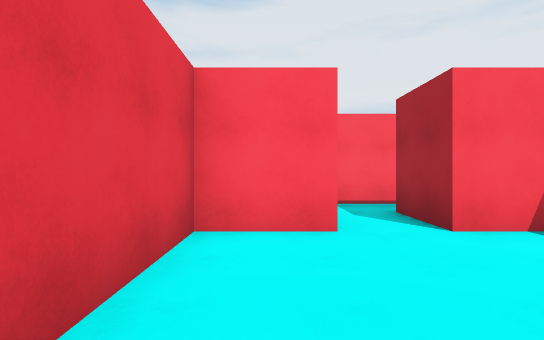
view 1 (above)

24 first-person views from a walk through a Unity game level. The camera is 1.5 m above the floor, looks level and sees 80° across. The floor is counted in squares, 2 m on a side. Each view is taken from the middle of a square. On the plan, view 1 faces up. The plan holds only what a view shows up to about 11 squares ahead; the rest is blank. The place goes on beyond the plan. The player character is not drawn. Some animated figures are left out. Surface patterns are stand-ins for the level's own textures.

view 2
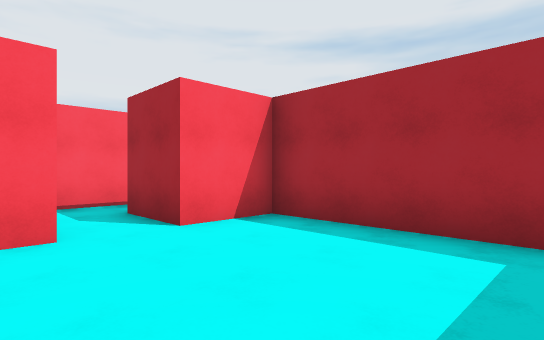

view 3
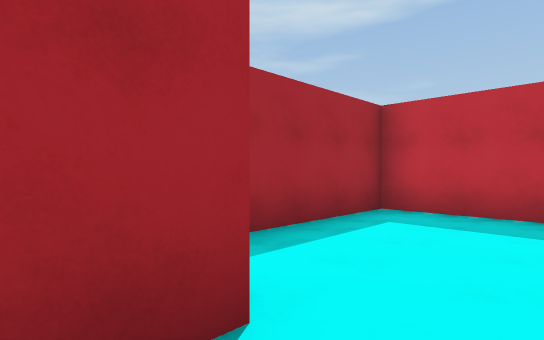

view 4
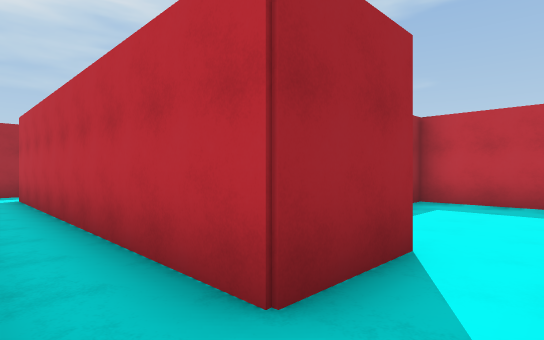

view 5
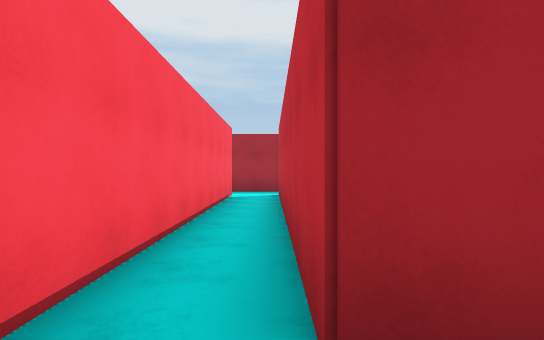

view 6
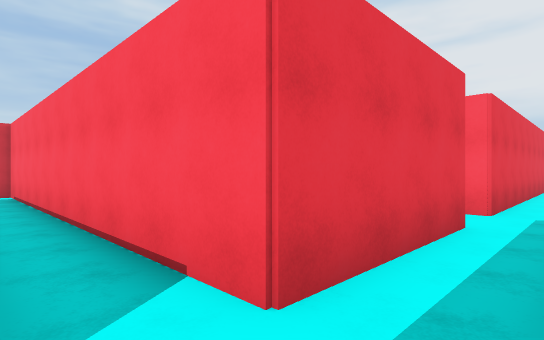

view 7
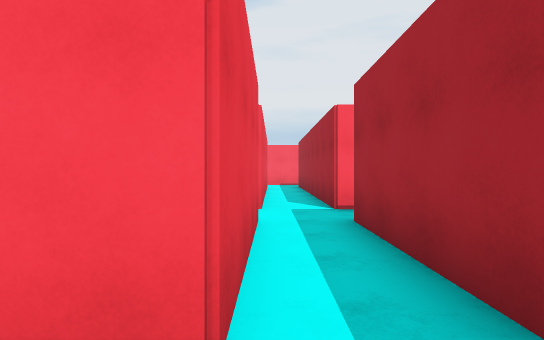

view 8
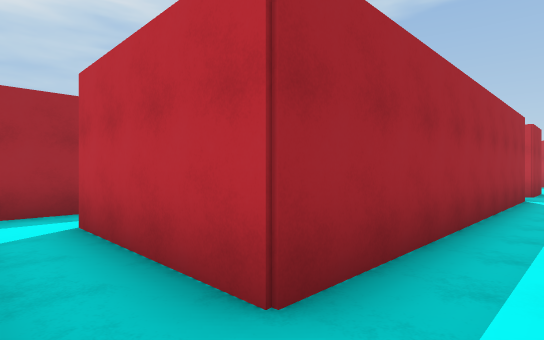

view 9
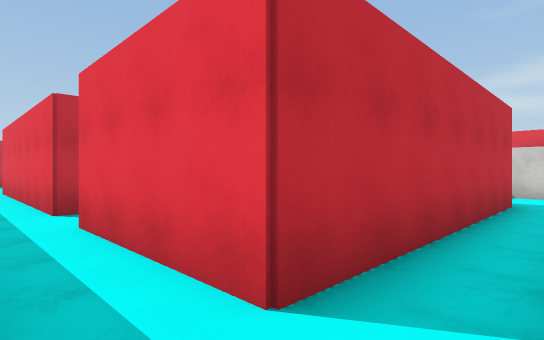

view 10
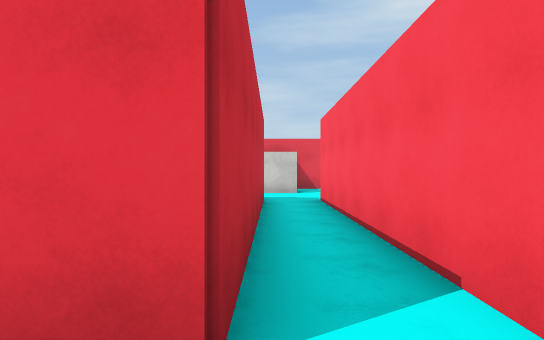

view 11
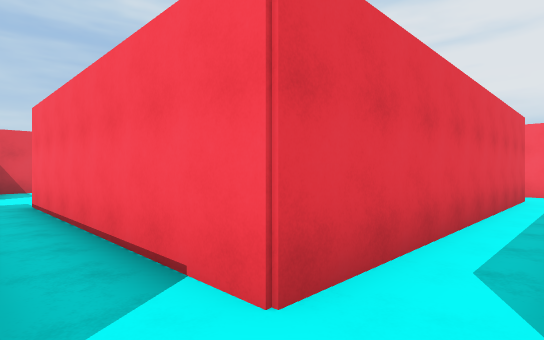

view 12
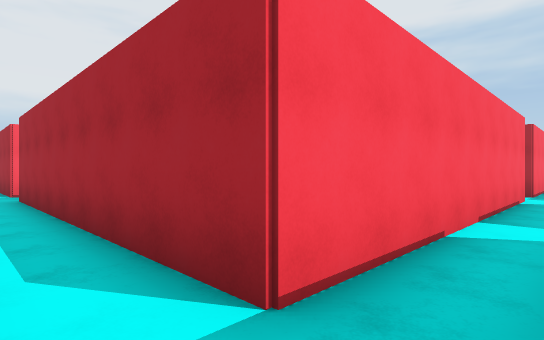

view 13
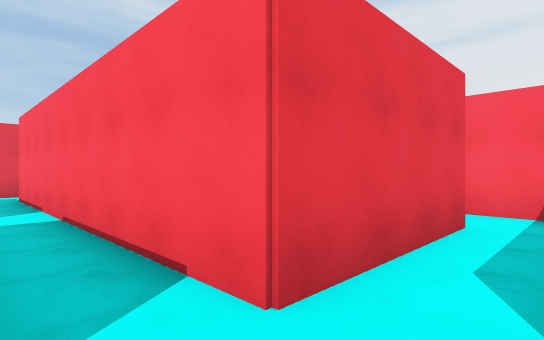

view 14
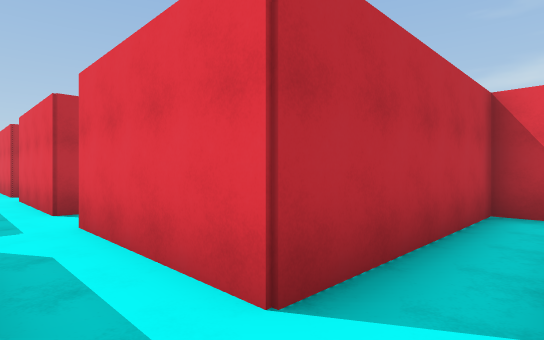

view 15
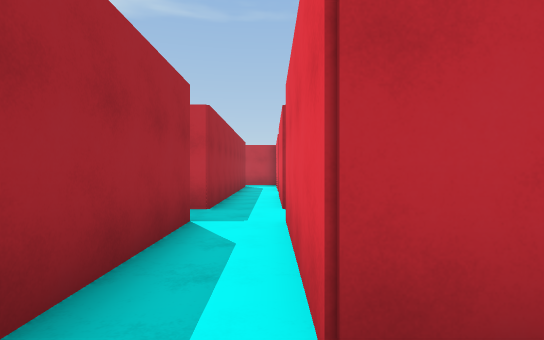

view 16
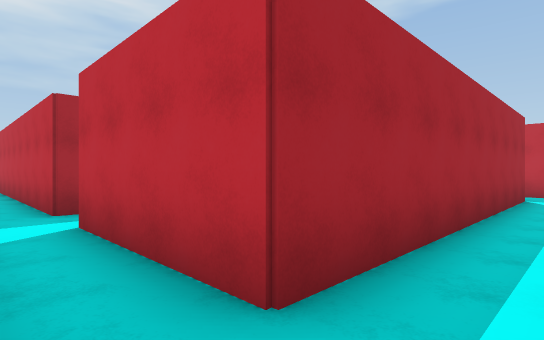

view 17
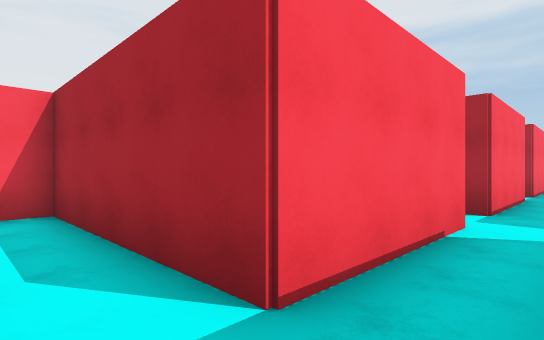

view 18
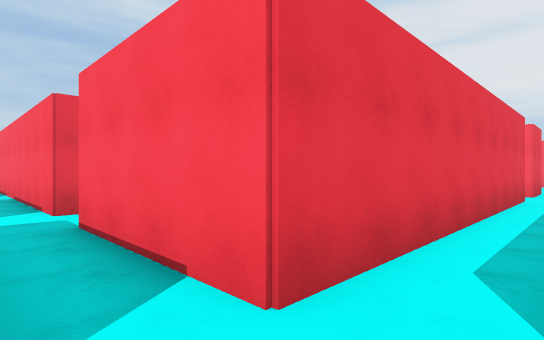

view 19
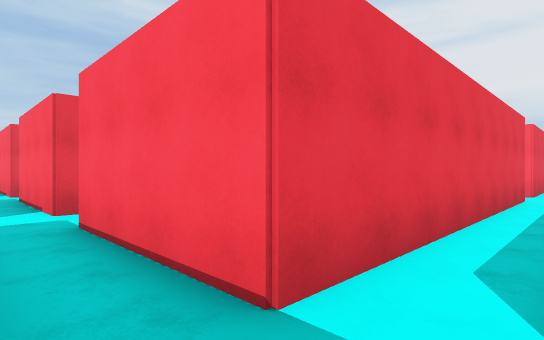

view 20
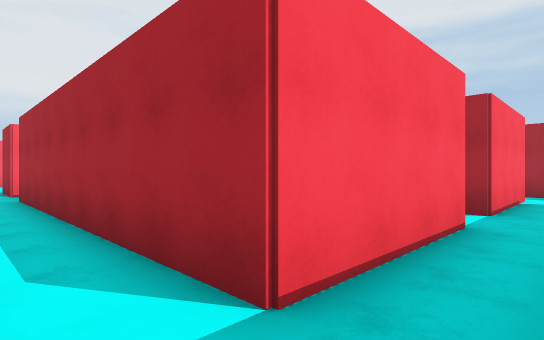

view 21
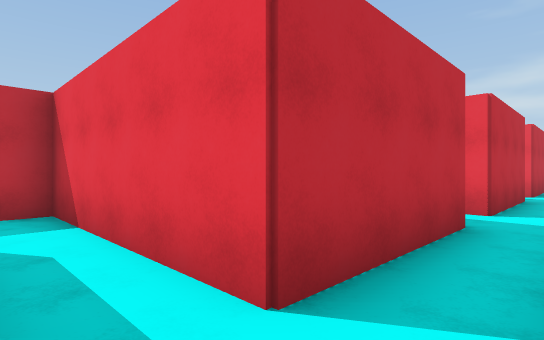

view 22
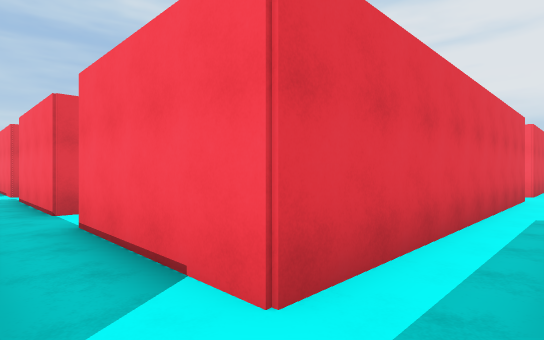

view 23
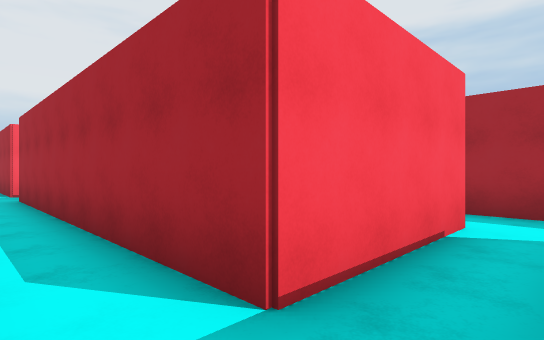

view 24
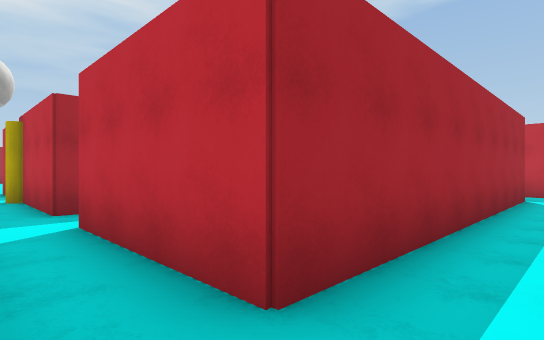

### Floor plan
Points are (right, up) in squares from view 1. A wall is a line through its corners. A room is listed if a view was taken in it or the views show most of it. See-through windows are left out.
Room 1 (views 1, 2)
walls: (0.9, 4) (-1, 4) (-1, 1.1); (1.5, -1) (4, -1) (4, 4) (2.2, 4)
ways out: opening at (1.5, 4.5) to room 2
Room 2 (views 3, 4, 5, 6, 7, 8, 9, 10, 11, 12, 13, 14, 15, 16, 17, 18, 19, 20, 21, 22, 23, 24)
walls: (25.8, 10.8) (25.8, 2.2) (22.2, 2.2) (22.2, 7.2) (20.4, 7.2); (17.2, 10.4) (17.2, 11.5); (15.8, 6.5) (15.8, 5.8) (20.8, 5.8) (20.8, 2.2) (12.2, 2.2) (12.2, 10.8) (15.8, 10.8); (27.2, 12.2) (27.2, 14); (17.2, 0.8) (20.8, 0.8) (20.8, -2.8); (25.8, 14) (25.8, 12.1); (27.2, 0.4) (27.2, 0.8) (34.8, 0.8); (30.8, 10.8) (30.8, 2.2) (27.2, 2.2) (27.2, 10.8); (12.6, 12.2) (12.2, 12.2) (12.2, 16.9); (32.2, 10.8) (35.8, 10.8) (35.8, 2.2) (32.2, 2.2) (32.2, 10.8); (20.8, -4.2) (20.8, -6.8); (32.2, 12.2) (32.2, 14.8); (30.8, 14.6) (30.8, 12.1); (12.2, -1) (12.2, 0.8) (15.9, 0.8); (22.2, -7.8) (22.2, 0.8) (25.8, 0.8) (25.8, -4.2) (26.5, -4.2); (37.2, 10.4) (37.2, 10.8) (38.9, 10.8); (35.8, 14.6) (35.8, 12.1); (37.2, 1.5) (37.2, 2.6); (10.8, 19.5) (10.8, 12.2) (3.9, 12.2); (4, 10.8) (10.8, 10.8) (10.8, 7.2) (0.9, 7.2); (2.2, 4) (2.2, 5.8) (10.8, 5.8) (10.8, -1); (1.4, 11.9) (1.4, 10.4); (43.4, 10.8) (44, 10.8); (-1, 13) (-1, 12.1)
ways out: opening at (1.5, 4.5) to room 1; opening at (11.5, -0.5); opening at (26.5, 13.5)
objects: other object (40, 11)

Where each view was taken, in squares from view 1:
view 1: 0 up, 0 right, facing up
view 2: 0 up, 0 right, facing up-right
view 3: 5 up, 1 right, facing down-right
view 4: 7 up, 1 right, facing down-right
view 5: 6 up, 1 right, facing right
view 6: 6 up, 12 right, facing up-left
view 7: 6 up, 11 right, facing up
view 8: 12 up, 11 right, facing down-right
view 9: 12 up, 12 right, facing down-left
view 10: 11 up, 12 right, facing left
view 11: 11 up, 12 right, facing up-left
view 12: 1 up, 11 right, facing up-right
view 13: 1 up, 22 right, facing up-left
view 14: 7 up, 22 right, facing down-left
view 15: 7 up, 21 right, facing down
view 16: 2 up, 21 right, facing down-right
view 17: 1 up, 21 right, facing up-right
view 18: 1 up, 27 right, facing up-left
view 19: 1 up, 32 right, facing up-left
view 20: 1 up, 26 right, facing up-right
view 21: 2 up, 27 right, facing down-left
view 22: 1 up, 37 right, facing up-left
view 23: 1 up, 31 right, facing up-right
view 24: 12 up, 31 right, facing down-right
